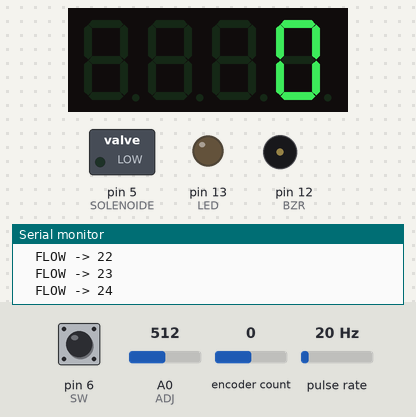
A sketch run on a simulated Arduino Uno, built with avr-gcc and run on an emulated ATmega328P. On the bench: 4-digit seven-segment display, switched loads named in the sketch (green lamp = pin HIGH), output pins drawn as LEDs (lit = HIGH), buzzer (waves = sounding), the last lines printed to the serial monitor. Wiring (inferred from the names in the program): pulse sensor: data pin 2. The test bench sets the inputs (shaded band); at power-on: pin 6 (SW) HIGH, encoder count 0, A0 (ADJ) = 512, pulse rate 20 Hz.

Above: at 1.2 s.
1.3 s: pin 6 (SW) pulled LOW for 1 s
At 2.1 s:
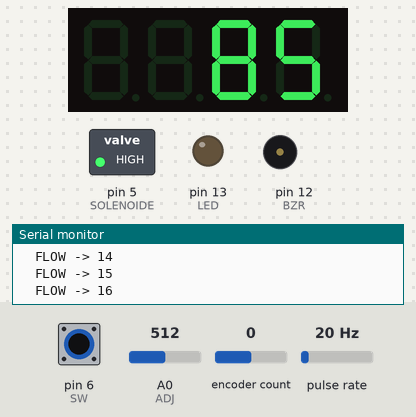
3.8 s: encoder count set to -1
At 5.0 s:
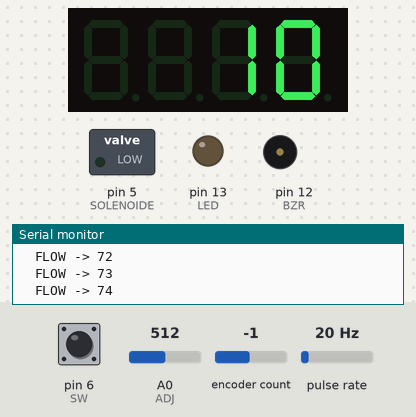
5.3 s: pin 6 (SW) pulled LOW for 0.15 s
At 5.74 s:
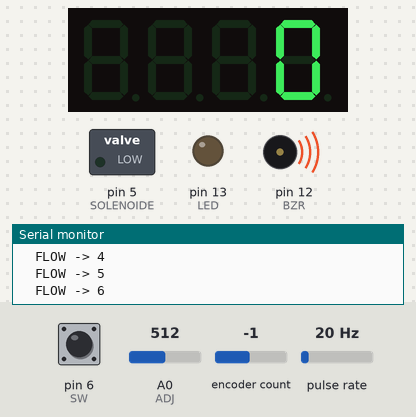
Timing chart, 0 to 9.5 s (numbered marks = the images above; inputs shaded):
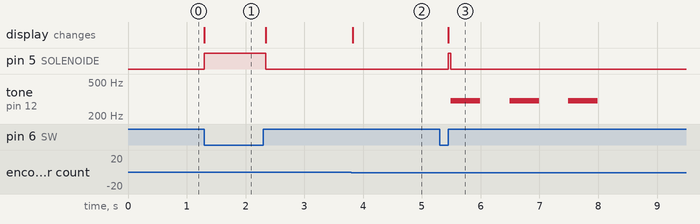

Measured:
- after the input at 1.3 s, pin 5 (SOLENOIDE): LOW → HIGH at once, → LOW 1.0 s later; the display: changes at once (image 1)
- after the input at 3.8 s, the display: changes at once (image 2)
- after the input at 5.3 s, pin 5 (SOLENOIDE): LOW → HIGH after 0.15 s, → LOW 0.04 s later; tone on pin 12 (BZR): alternates 300 Hz for 0.50 s and silent for 0.50 s, 6 changes in all, then stays silent, starting after 0.19 s; the display: changes after 0.15 s (image 3)

The sketch:

NanoPurificControl_v1.1.ino
```cpp
/*
  Controle de Fluxo de Água com Arduino

  Este projeto foi desenvolvido com o propósito de controlar o fluxo de água de um purificador.
  Toda a descrição do projeto do hardware e hidráulico foi apresentada em
  https://www.ricardoteix.com/controle-de-fluxo-de-agua-com-arduino/.

  Todo o projeto, incluíndo e hardware e software, é livre para ser utilizado e/ou modificado
  para uso pessoal ou comercial com a única exigência de referenciar a fonte original como abaixo.

  Baseado em https://www.ricardoteix.com/controle-de-fluxo-de-agua-com-arduino/

*/

// https://github.com/avishorp/TM1637
#include <TM1637Display.h>

// https://github.com/mathertel/RotaryEncoder
#include <RotaryEncoder.h>

#define ESPERA          0
#define LIBERA_CONTA    1
#define ATUALIZA        2

const int CLK = 4; //Set the CLK pin connection to the display
const int DIO = 3; //Set the DIO pin connection to the display

TM1637Display display(CLK, DIO);

const byte ADJ = A0;
const byte BZR = 12;
const byte SW = 6;
const byte SOLENOIDE = 5;

const byte encoderPinA = 8;
const byte encoderPinB = 9;

RotaryEncoder encoder(encoderPinA, encoderPinB);

int currentMls = 0;
const byte LED = 13;

// Flow Sensor
byte flowSensorInterrupt = 0;  // 0 = digital pin 2
byte flowSensorPin       = 2;
volatile byte flowPulseCount;
float calibrationFactor = 4.5;
float flowRate;
unsigned int flowMilliLitres;
unsigned long totalMilliLitres;
unsigned long oldTime;
// Flow Sensor End

int adj;
bool freeFlow = false;
int currentState = ESPERA;

void setup() {
  Serial.begin(9600);

  pinMode(LED, OUTPUT);
  pinMode(BZR, OUTPUT);
  pinMode(SOLENOIDE, OUTPUT);
  pinMode(ADJ, INPUT);
  pinMode(SW, INPUT);

  display.setBrightness(0x0f);
  display.showNumberDec(0);

  initFlowSensor();

  Serial.println("INICIALIZA");
  Serial.println("ESTADO -> ESPERA");


}

void loop() {

  switch (currentState) {
    case ESPERA: {
      executarEspera();
      break;
    }

    case LIBERA_CONTA: {
      executarLiberaConta();
      break;
    }

  }

}

void executarEspera() {
  adj = analogRead(ADJ);
  int pressed = digitalRead(SW);
  if (!pressed) {
      while(digitalRead(SW) == 0) {
        if (currentMls == 0) {
          freeFlow = true;
          checkFlow();
          digitalWrite (SOLENOIDE, HIGH);
          display.showNumberDec(totalMilliLitres);
        }
      }
      Serial.println("ESTADO -> LIBERA_CONTA");
      digitalWrite (SOLENOIDE, LOW);
      currentState = LIBERA_CONTA;
  }
  runEncoder();
}

void executarLiberaConta() {
  unsigned int delta = currentMls - totalMilliLitres;
  digitalWrite (SOLENOIDE, HIGH);
  Serial.println("LIBERA SOLENOIDE");
  while (currentMls > totalMilliLitres) {
    checkFlow();

    int parcial = currentMls - totalMilliLitres;
    if (parcial < 0) {
      parcial = 0;
    }
    display.showNumberDec(parcial);

    int pressed = digitalRead(SW);
    if (!pressed) {
        while(digitalRead(SW) == 0) {}
        currentMls = 0;
    }
  }

  encoder.setPosition(0);
  currentMls = 0;
  totalMilliLitres = 0;
  display.showNumberDec(0);

  digitalWrite (SOLENOIDE, LOW);

  if (!freeFlow) {
    tone(BZR, 300, 500);
    delay(1000);
    tone(BZR, 300, 500);
    delay(1000);
    tone(BZR, 300, 500);
    delay(1000);
  }

  Serial.println("ESTADO -> ESPERA");
  freeFlow = false;
  currentState = ESPERA;
}

void runEncoder() {

  static int encoderPosition = 0;

  encoder.tick();
  int newPos = encoder.getPosition();

  if (encoderPosition != newPos) {
    encoderPosition = newPos;
    if (encoderPosition * -1 >= 0) {
      currentMls = -1 * encoderPosition * 10;
    } else {
      encoder.setPosition(0);
    }
    display.showNumberDec(currentMls);
  }
}


void initFlowSensor () {
  pinMode(flowSensorPin, INPUT);
  digitalWrite(flowSensorPin, HIGH);

  flowPulseCount = 0;
  flowRate = 0.0;
  flowMilliLitres = 0;
  totalMilliLitres = 0;
  oldTime = 0;

  attachInterrupt(flowSensorInterrupt, flowPinInsterrupt, FALLING);
}

void checkFlow() {

  if((millis() - oldTime) > 1000) {

    detachInterrupt(flowSensorInterrupt);

    float adjPerc = ((float)adj / 600.0 * (calibrationFactor - 0.5)) + 0.5;
    flowRate = ((1000.0 / (millis() - oldTime)) * flowPulseCount) / adjPerc;
    oldTime = millis();
    flowMilliLitres = ( flowRate / 60 ) * 1000;
    totalMilliLitres += flowMilliLitres;

    flowPulseCount = 0;
    attachInterrupt(flowSensorInterrupt, flowPinInsterrupt, FALLING);

  }
}

void flowPinInsterrupt() {
  // Increment the pulse counter
  flowPulseCount++;
  Serial.print("  FLOW -> ");
  Serial.println(flowPulseCount);
}
```
